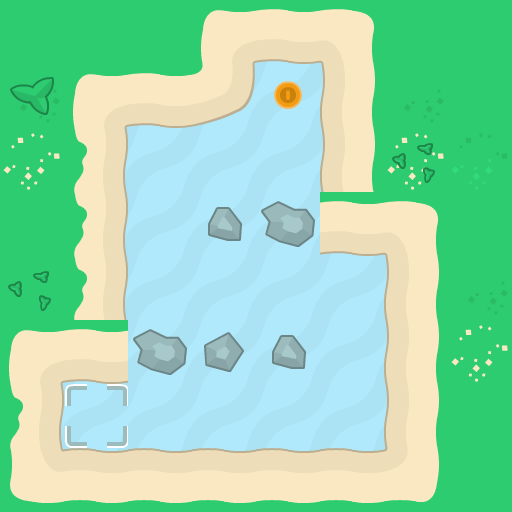

The image is a tile-based game level rendered from a .tmx file. Its description and complete source (layers, tilesets, objects, tile grids) follow:
An orthogonal 8x8 tile map with 64x64 px tiles, 4 tile layers (background, walls, foreground, objects).

<map version="1.10" tiledversion="1.11.2" orientation="orthogonal" renderorder="right-down" width="8" height="8" tilewidth="64" tileheight="64" infinite="0" nextlayerid="6" nextobjectid="1">
 <properties>
  <property name="character_bottom" value="[[16,0]]" />
  <property name="character_left" value="[[16,3]]" />
  <property name="character_right" value="[[16,2]]" />
  <property name="character_top" value="[[16,1]]" />
 </properties>
 <tileset firstgid="1" source="tiles_sheet.tsx" />
 <layer id="4" name="background" width="8" height="8">
  <data encoding="csv">
77,77,77,77,77,77,77,77,
77,77,77,77,77,77,77,77,
77,77,77,77,77,77,77,77,
77,77,77,77,77,77,77,77,
77,77,77,77,77,77,77,77,
77,77,77,77,77,77,77,77,
77,77,77,77,77,77,77,77,
77,77,77,77,77,77,77,77
</data>
 </layer>
 <layer id="1" name="walls" width="8" height="8">
  <data encoding="csv">
24,24,24,38,58,39,24,24,
42,38,58,60,0,23,42,24,
25,43,0,0,0,23,25,41,
24,43,0,52,53,58,39,24,
24,43,0,0,0,0,23,42,
38,58,53,54,52,0,23,25,
43,0,0,0,0,0,23,24,
55,7,7,7,7,7,56,24
</data>
 </layer>
 <layer id="5" name="foreground" width="8" height="8">
  <data encoding="csv">
0,0,0,0,0,0,0,0,
74,0,0,0,0,0,0,0,
0,0,0,0,0,0,93,0,
0,0,0,0,0,0,0,0,
93,0,0,0,0,0,0,0,
0,0,0,0,0,0,0,0,
0,0,0,0,0,0,0,0,
0,0,0,0,0,0,0,0
</data>
 </layer>
 <layer id="3" name="objects" width="8" height="8">
  <data encoding="csv">
0,0,0,0,0,0,0,0,
0,0,0,0,85,0,0,0,
0,0,0,0,0,0,0,0,
0,0,0,0,0,0,0,0,
0,0,0,0,0,0,0,0,
0,0,0,0,0,0,0,0,
0,102,0,0,0,0,0,0,
0,0,0,0,0,0,0,0
</data>
 </layer>
</map>
